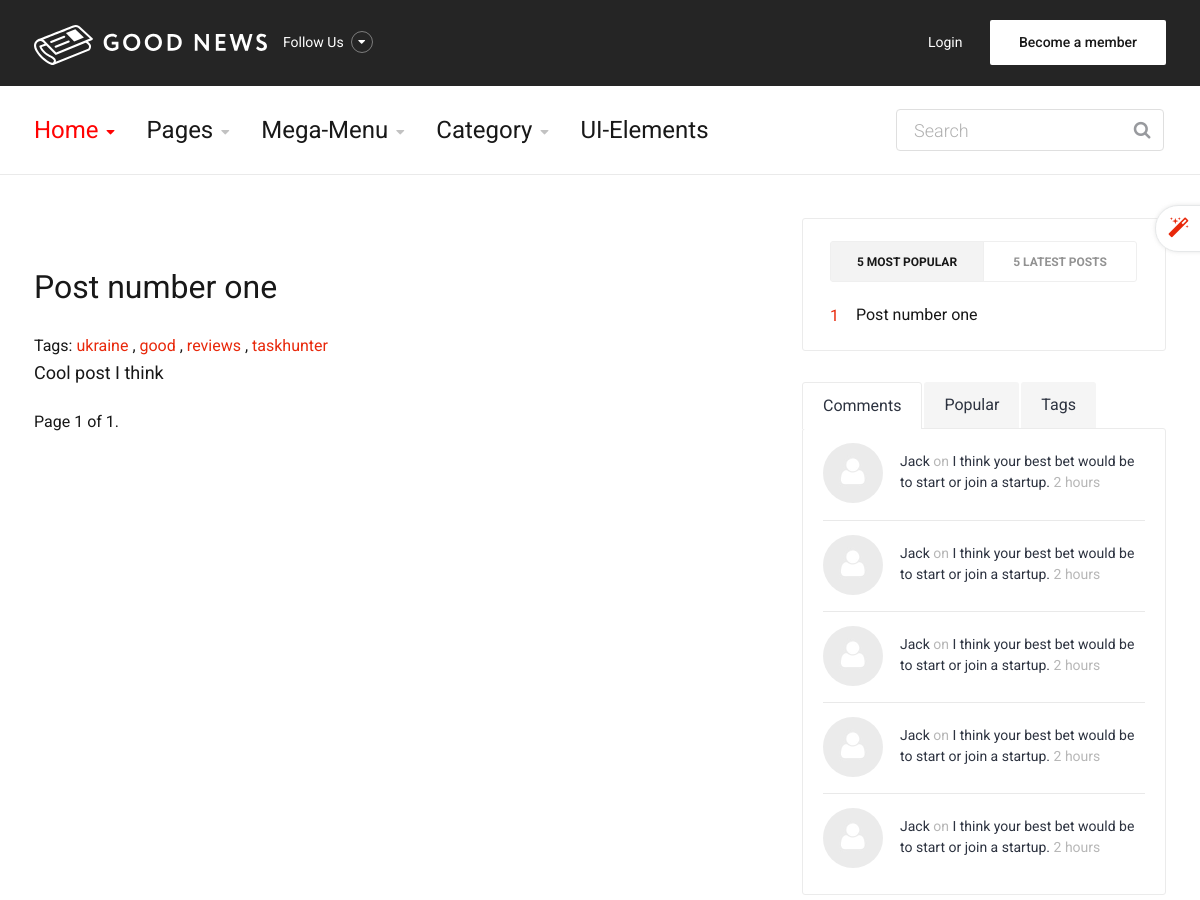
The page /blog/ (upper part) on the database as committed earlier.
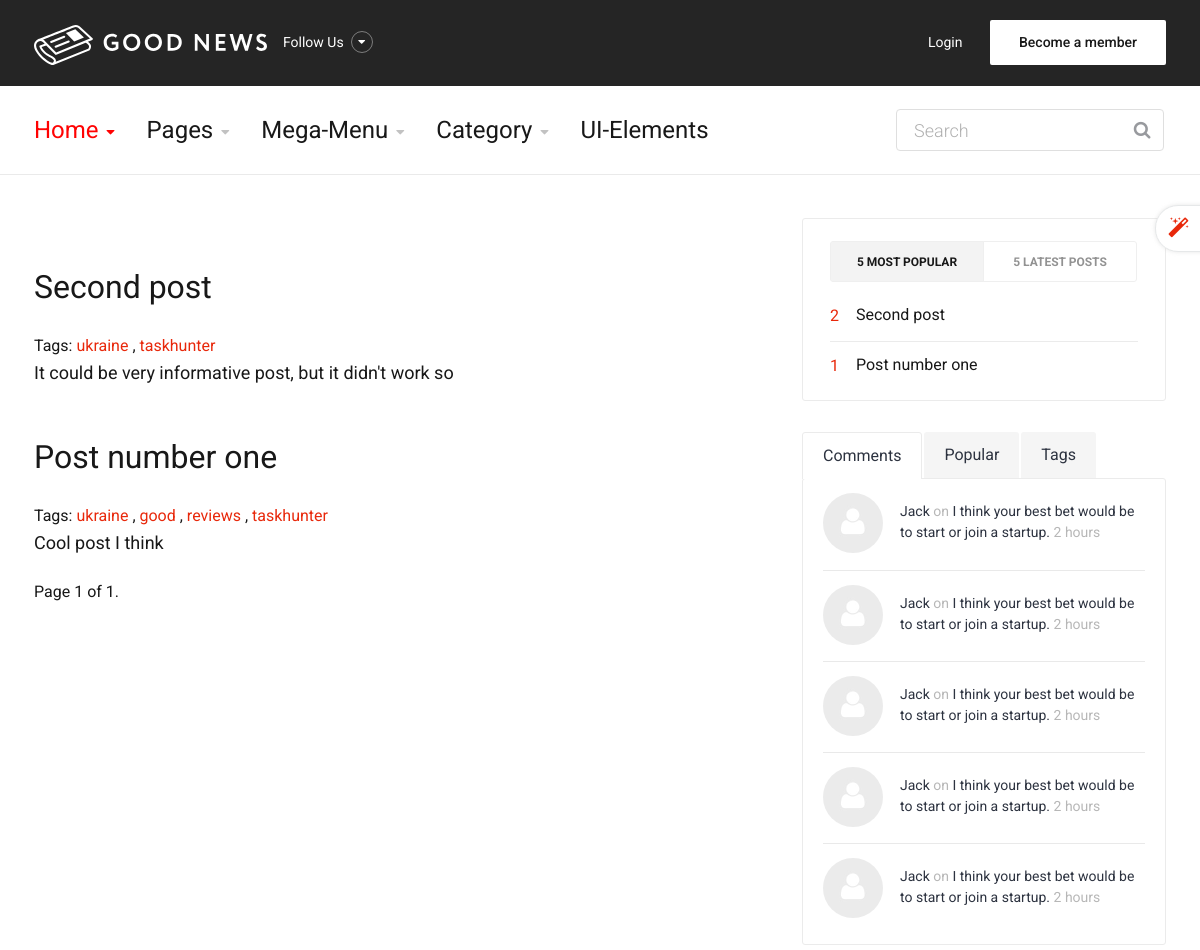
The same page on the database as committed later.
### blog/models.py (models this page shows, shortened)
class Post(models.Model):
	STATUS_CHOICES = (
		('draft', 'Draft'),
		('published', 'Published'),
	)
	title = models.CharField(max_length=250)   # заголовок статьи
	slug = models.SlugField(max_length=250, unique_for_date='publish')   # формирования URL-ов в виде букв и цифр для улучшения распознавания поисковой системой
	author = models.ForeignKey(User, on_delete=models.CASCADE, related_name='blog_posts')   # автор публикации
	body = models.TextField()   # сама статья
	publish = models.DateTimeField(default=timezone.now)   # время когда опубликовано
	created = models.DateTimeField(auto_now_add=True)   # время создания
	updated = models.DateTimeField(auto_now=True)   # время редактирования
	status = models.CharField(max_length=10, choices=STATUS_CHOICES, default='draft')  # статус блога (например "опубликовано")
	objects = models.Manager()  # Менеджер по умолчанию
	published = PublishedManager()  # Новый менеджер
	tags = TaggableManager()
	class Meta:
		ordering = ('-publish',)  # сортировка статей по дате публикация (по убыванию)
	def get_absolute_url(self):
		return reverse('blog:post_detail', args=[self.publish.year, self.publish.month, self.publish.day, self.slug])

### blog/views.py (the view)
# urls.py: path('', views.post_list, name='post_list'),  # post views
def post_list(request, tag_slug=None):
	object_list = Post.published.all()  # запрашиваем все опубликованные статьи с помощью менеджера published
	tag = None
	if tag_slug:
		tag = get_object_or_404(Tag, slug=tag_slug)
		object_list = object_list.filter(tags__in=[tag])  # фильтруем статьи с определенным тегом
	paginator = Paginator(object_list, 3)  # по 3 статьи на страницу
	page = request.GET.get('page')
	try:
		posts = paginator.page(page)
	except PageNotAnInteger:
		posts = paginator.page(1)
	except EmptyPage:
		posts = paginator.page(paginator.num_pages)
	return render(request, 'blog/post/list.html', {'page': page, 'posts': posts, 'tag': tag})

### blog/models.py (called while the page is built)
	def get_queryset(self):
		return super().get_queryset().filter(status='published')

### blog/templatetags/blog_tags.py (called while the page is built)
@register.inclusion_tag('blog/post/latest_posts.html')
def show_latest_posts(count=5):
	latest_posts = Post.published.order_by('-publish')[:count]
	return {'latest_posts': latest_posts}

@register.simple_tag
def get_most_commented_posts(count=5):
	return Post.published.annotate(total_comments=Count('comments')).order_by('total_comments')[:count]

### blog/templates/blog/post/list.html (shortened to what this page needs)
{% extends 'blog/base.html' %}
{% block content %}
 	{% for post in posts %}
		<h2><a href="{{ post.get_absolute_url }}">{{ post.title }}</a></h2>
		<div class="tags">
			Tags:
 				{% for tag in post.tags.all %}
 					<a href="{% url 'blog:post_list_by_tag' tag.slug %}">
 					{{ tag.name }}
 					</a>
 					{% if not forloop.last %}, {% endif %}
 				{% endfor %}
		</div>
		<p class="excerpt-entry">{{ post.body|truncatewords:30 }}</p>
	{% endfor %}
	{% include 'pagination.html' with page=posts %}
{% endblock %}

### blog/templates/blog/base.html (shortened to what the changed rows need)
<!DOCTYPE html>
{% load blog_tags %}
{% load static %}
<head>
	<link rel="stylesheet" type="text/css" href="{% static 'css/bootstrap.css' %}" >
	<link rel="stylesheet" type="text/css" href="{% static 'css/style.css' %}">
    <link rel="stylesheet" type="text/css" href="{% static 'css/colors/color1.css' %}">
	<link rel="stylesheet" type="text/css" href="{% static 'css/animate.css' %}">
</head>
<body>
	<section id="main" class="category-page">
		<div class="container">
			<div class="row">
				<div class="col-md-8">
					<div class="post-wrap">
						<article class="post">
							<div class="content">
								{% block content %}{% endblock content %}
							</div>
						</article>
					</div>
				</div>
				<div class="col-md-4">
					<div class="sidebar-widget-1">
						<div class="widget widget-tabs2">
							<div class="tabs style2">
								<div class="content-tab">
								   	<div class="content">
										{% get_most_commented_posts as most_commented_posts %}
											<ul class="most-popular">
												{% for post in most_commented_posts %}
													<li>
														<div class="order">{{ post.id }}</div>
														<p><a href="{{ post.get_absolute_url }}">{{ post.title }}</a></p>
													</li>
												{% endfor %}
											</ul>
								   	</div>
								</div>
							</div>
						</div>
					</div>
				</div>
			</div>
		</div>
	</section>
</body>
</html>

Rows that differ between the two databases and show on the page:
added Post: title "Second post", body "It could be very informative post, but it didn't work so", id "2", Tag (name "ukraine"), Tag (name "taskhunter")
